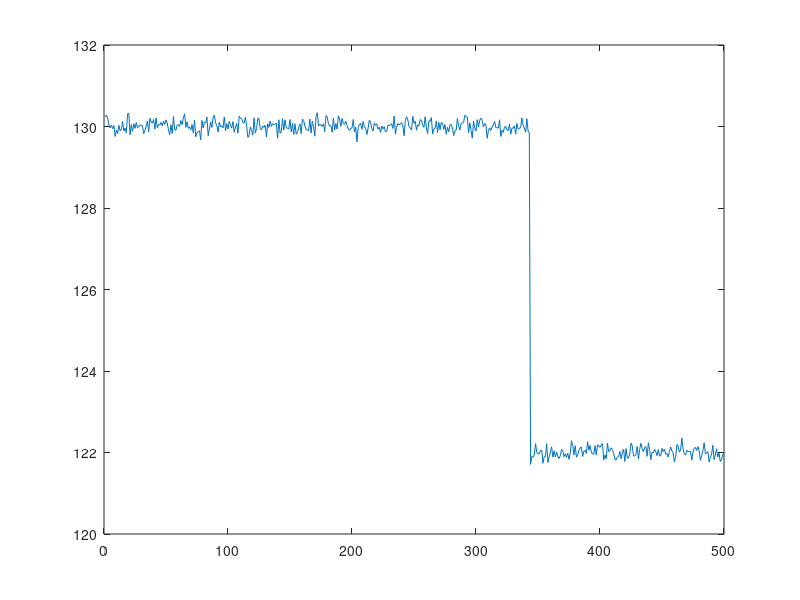

Here is the MATLAB script that generated this plot: (Note: this script raises an error after producing the figure.)
%% Test 1
clear all; close all;
T = 500;
wind = 0;
r = 1:T;
rand = randsample(r,1);
for time = 1:T
    if time == rand
        wind_change = -10:10;
        wind = randsample(wind_change,1);
    end
    awa = 130 + wind;
    awa_plot(time) = awa; 
end
sigmas = 0.001 * awa_plot;
randomNoise = randn(length(awa_plot), 1)' .* sigmas;
output = awa_plot + randomNoise;
plot(output)
%%
clear all
for AWA = -180:180
    for SA = -90:90
        Fx = sail(SA,AWA);
        Fx_plot(SA+91,AWA+181) = Fx;
    end
end

for idx = -180:180
    [val, index] = max(Fx_plot(:,idx+181));
    F_opt(idx+181) = val;
    F_sa(idx+181) = index-90;
end
F_awa = -180:180;
[X,Y] = meshgrid(-180:180,-90:90);
save('optimal_val.mat','F_opt','F_sa','F_awa')
%%
load('rew_data_ppo.mat')
load('sa_data_ppo.mat')
load('awa_data_ppo.mat')
s = surf(X,Y,Fx_plot)
s.EdgeColor = 'none';
hold on;
scatter3(awa_plot,sa_plot,reward_history,'filled','k')
scatter3(F_awa,F_sa,F_opt,'filled','r')
xlabel('Apparent wind angle (o)')
ylabel('Sheeting Angle (o)')
zlabel('Force in bow direction (N)')
colorbar

%%
clear all
AWA = 150;
for SA = 0:90
    Fx_plot(SA+1) = sail(SA,AWA);
end
x = 0:90;
[m_sing,i_sing] = max(Fx_plot);
figure(1)
hold on; grid on;
plot(x,Fx_plot,'k')
scatter(i_sing,m_sing,'filled','k')
txt = num2str(i_sing);
text(i_sing-1,m_sing-2,cellstr(txt));
xlabel('Sheeting Angle (o)')
ylabel('Force in bow direction (N)')
tit = sprintf('Optimal sheeting angle for %d deg AWA',AWA);
title(tit)
%%
clear all; close all;
awa = 140;
u1 = 0;
u2 = 0;
u3 = 0;
u4 = 0;
for n = 1:4
    for u = 0:90
        if n == 1
            u1 = u;
            y = sail_dym(u1,u2,u3,u4,awa);
            y_plot(1,u+1) = y(1);
        elseif n == 2
            u2 = u;
            y = sail_dym(u1,u2,u3,u4,awa);
            y_plot(2,u+1) = y(2);
        elseif n == 3
            u3 = u;
            y = sail_dym(u1,u2,u3,u4,awa);
            y_plot(3,u+1) = y(3);
        elseif n == 4
            u4 = u;
            y = sail_dym(u1,u2,u3,u4,awa);
            y_plot(4,u+1) = y(4);
        end
    end
end
%%
[m1,i1] = max(y_plot(1,:));
[m2,i2] = max(y_plot(2,:));
[m3,i3] = max(y_plot(3,:));
[m4,i4] = max(y_plot(4,:));
figure(1)
x = 0:90;
hold on;
grid on;
plot(x,y_plot(1,:),'k');
plot(x,y_plot(2,:),'y');
plot(x,y_plot(3,:),'g');
plot(x,y_plot(4,:),'r');
scatter(i1,m1,'filled','k');
scatter(i2,m2,'filled','y');
scatter(i3,m3,'filled','g');
scatter(i4,m4,'filled','r');
txt1 = num2str(i1);
txt2 = num2str(i2);
txt3 = num2str(i3);
txt4 = num2str(i4);
text(i1+4,double(m1+20),cellstr(txt1));
text(i2+4,double(m2+20),cellstr(txt2));
text(i3+4,double(m3+20),cellstr(txt3));
text(i4+4,double(m4),cellstr(txt4));
xlabel('Sheeting Angle (o)')
ylabel('Force in bow direction (N)')
tit = sprintf('Optimal sheeting angle for %d deg AWA',awa);
title(tit)
legend('Wing 1','Wing 2','Wing 3','Wing 4','Location','southeast')

% figure(2)
% hold on;
% grid on;
% plot(F_plot)
% xlabel('AOA (o)')
% ylabel('Force in bow direction (N)')
% title('Force Spectrum for Combined Sails With 70 deg AWA')

%%
for AWA = -180:180
    for SA = -90:90
        Fx = sail(SA+10,AWA);
        Fx_plot(SA+91,AWA+181) = Fx;
    end
end
[X,Y] = meshgrid(-180:180,-90:90);
%%
% load('sa_plot_ppo.mat')
% load('awa_plot_ppo.mat')
% load('reward_history_ppo.mat')
load('sa_data_ppo.mat')
load('awa_data_ppo.mat')
load('rew_data_ppo.mat')
figure(4)
s = surf(X,Y,Fx_plot)
s.EdgeColor = 'none';
hold on;
%scatter3(sin_awa(10:10:end),uhats(10:10:end),yvals(10:10:end),'.','k')
%scatter3(F_awa,F_sa,F_opt,'filled','r')
%scatter3(awa_plot,sa_plot,reward_history,'.','k')
xlabel('Apparent wind angle (o)')
ylabel('Sheeting Angle (o)')
zlabel('Force in bow direction (N)')
colorbar

%%
u = 15;

[sd, rigs, results, k] = sail_plot(u,u,u,u,60);

figure(1)
plotForces(rigs,results,k);

figure(2)
plotPressure(rigs,results,k+100);
